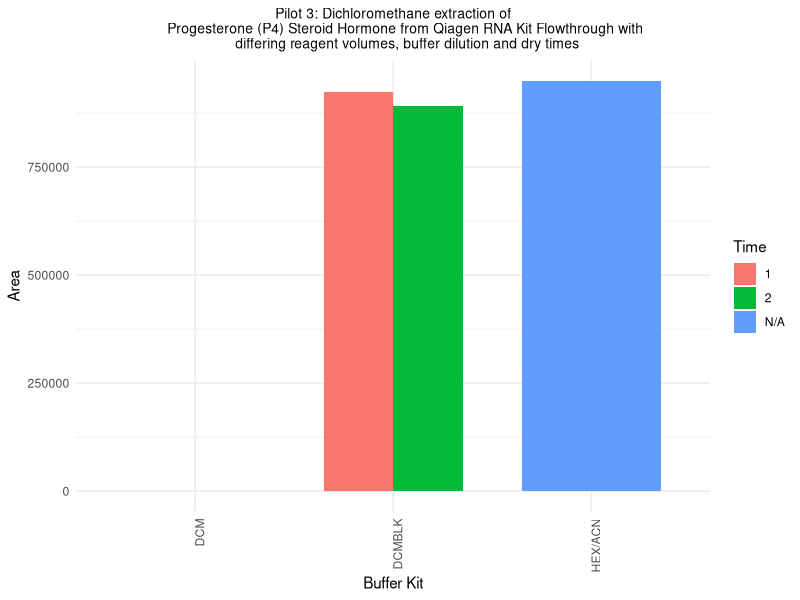

R code for this plot:
## October 22 2023 - Pilot 1
# Reagents: Ethyl Acetate (EA) and Dichloromethane (DCM)

# Load necessary libraries
library(tidyverse)
library(ggplot2)
library(cowplot)
library(forcats)
library(dplyr)

# Initial read of csv data from Multiquant
pilot3_data <- read.csv("data/oct22data_DCMdryvols.csv")
pilot3_data

# Cleaning data types
pilot3_data_cleaned <- pilot3_data %>%
  mutate(area_p4 = as.numeric(area_p4)) %>% 
  mutate(area_f = as.numeric(area_f)) %>% 
  mutate(area_b = as.numeric(area_b)) %>% 
  mutate(reagent = as.factor(reagent)) %>%
  mutate(volume = as.factor(volume)) %>%
  mutate(time = as.factor(time)) %>%
  mutate(dilution = as.factor(dilution)) %>%
  mutate(area_p4 = coalesce(area_p4, 0)) %>%  # Removal of NA values - keep?
  mutate(area_f = coalesce(area_f, 0)) %>% 
  mutate(area_b = coalesce(area_b, 0)) %>% 
  as.data.frame()

pilot3_data_cleaned

# Plotting bar graph of pilot 1 area data per treatment
# P4 Progesterone graph
pilot3_bar_p4 <- pilot3_data_cleaned %>%
  ggplot(aes(x = fct_inorder(reagent), 
             y = (area_p4),
             fill = as.factor(time)
             )
  ) +
  geom_bar(stat = "identity",
           position = "dodge",
           width = 0.7,
           na.rm = TRUE
  ) +
  
  labs(title = "Pilot 3: Dichloromethane extraction of
       Progesterone (P4) Steroid Hormone from Qiagen RNA Kit Flowthrough with 
       differing reagent volumes, buffer dilution and dry times",
       x = "Buffer Kit",
       y = "Area",
       fill = "Time"
  ) +
  
  theme_minimal() +
  theme(plot.title = element_text(hjust = 0.5, size = 10),
        axis.text.x = element_text(angle = 90, hjust = 1)
  )  

pilot3_bar_p4
